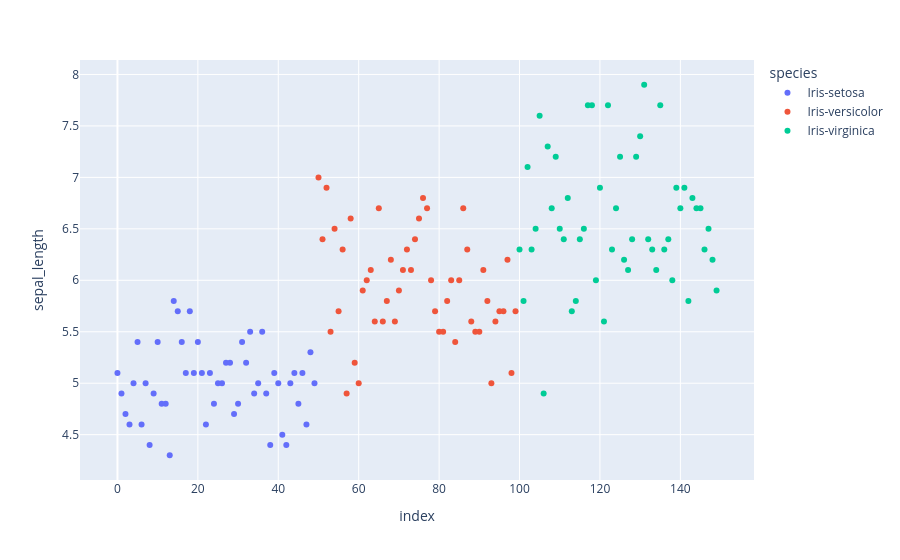

The code cell stored with this chart in its notebook:
### Code cell
px.scatter(iris, y="sepal_length", color="species")

### Figure 1 — Plotly figure (JSON) as saved in the notebook; plotly's stock layout.template omitted (floating-point values rounded to 4 significant figures)
{"data": [{"hovertemplate": "species=Iris-setosa<br>index=%{x}<br>sepal_length=%{y}<extra></extra>", "legendgroup": "Iris-setosa", "marker": {"color": "#636efa", "symbol": "circle"}, "mode": "markers", "name": "Iris-setosa", "orientation": "v", "showlegend": true, "type": "scatter", "x": [0, 1, 2, 3, 4, 5, 6, 7, 8, 9, 10, 11, 12, 13, 14, 15, 16, 17, 18, 19, 20, 21, 22, 23, 24, 25, 26, 27, 28, 29, 30, 31, 32, 33, 34, 35, 36, 37, 38, 39, 40, 41, 42, 43, 44, 45, 46, 47, 48, 49], "xaxis": "x", "y": [5.1, 4.9, 4.7, 4.6, 5.0, 5.4, 4.6, 5.0, 4.4, 4.9, 5.4, 4.8, 4.8, 4.3, 5.8, 5.7, 5.4, 5.1, 5.7, 5.1, 5.4, 5.1, 4.6, 5.1, 4.8, 5.0, 5.0, 5.2, 5.2, 4.7, 4.8, 5.4, 5.2, 5.5, 4.9, 5.0, 5.5, 4.9, 4.4, 5.1, 5.0, 4.5, 4.4, 5.0, 5.1, 4.8, 5.1, 4.6, 5.3, 5.0], "yaxis": "y"}, {"hovertemplate": "species=Iris-versicolor<br>index=%{x}<br>sepal_length=%{y}<extra></extra>", "legendgroup": "Iris-versicolor", "marker": {"color": "#EF553B", "symbol": "circle"}, "mode": "markers", "name": "Iris-versicolor", "orientation": "v", "showlegend": true, "type": "scatter", "x": [50, 51, 52, 53, 54, 55, 56, 57, 58, 59, 60, 61, 62, 63, 64, 65, 66, 67, 68, 69, 70, 71, 72, 73, 74, 75, 76, 77, 78, 79, 80, 81, 82, 83, 84, 85, 86, 87, 88, 89, 90, 91, 92, 93, 94, 95, 96, 97, 98, 99], "xaxis": "x", "y": [7.0, 6.4, 6.9, 5.5, 6.5, 5.7, 6.3, 4.9, 6.6, 5.2, 5.0, 5.9, 6.0, 6.1, 5.6, 6.7, 5.6, 5.8, 6.2, 5.6, 5.9, 6.1, 6.3, 6.1, 6.4, 6.6, 6.8, 6.7, 6.0, 5.7, 5.5, 5.5, 5.8, 6.0, 5.4, 6.0, 6.7, 6.3, 5.6, 5.5, 5.5, 6.1, 5.8, 5.0, 5.6, 5.7, 5.7, 6.2, 5.1, 5.7], "yaxis": "y"}, {"hovertemplate": "species=Iris-virginica<br>index=%{x}<br>sepal_length=%{y}<extra></extra>", "legendgroup": "Iris-virginica", "marker": {"color": "#00cc96", "symbol": "circle"}, "mode": "markers", "name": "Iris-virginica", "orientation": "v", "showlegend": true, "type": "scatter", "x": [100, 101, 102, 103, 104, 105, 106, 107, 108, 109, 110, 111, 112, 113, 114, 115, 116, 117, 118, 119, 120, 121, 122, 123, 124, 125, 126, 127, 128, 129, 130, 131, 132, 133, 134, 135, 136, 137, 138, 139, 140, 141, 142, 143, 144, 145, 146, 147, 148, 149], "xaxis": "x", "y": [6.3, 5.8, 7.1, 6.3, 6.5, 7.6, 4.9, 7.3, 6.7, 7.2, 6.5, 6.4, 6.8, 5.7, 5.8, 6.4, 6.5, 7.7, 7.7, 6.0, 6.9, 5.6, 7.7, 6.3, 6.7, 7.2, 6.2, 6.1, 6.4, 7.2, 7.4, 7.9, 6.4, 6.3, 6.1, 7.7, 6.3, 6.4, 6.0, 6.9, 6.7, 6.9, 5.8, 6.8, 6.7, 6.7, 6.3, 6.5, 6.2, 5.9], "yaxis": "y"}], "layout": {"legend": {"title": {"text": "species"}, "tracegroupgap": 0}, "margin": {"t": 60}, "xaxis": {"anchor": "y", "domain": [0, 1], "title": {"text": "index"}}, "yaxis": {"anchor": "x", "domain": [0, 1], "title": {"text": "sepal_length"}}}}
